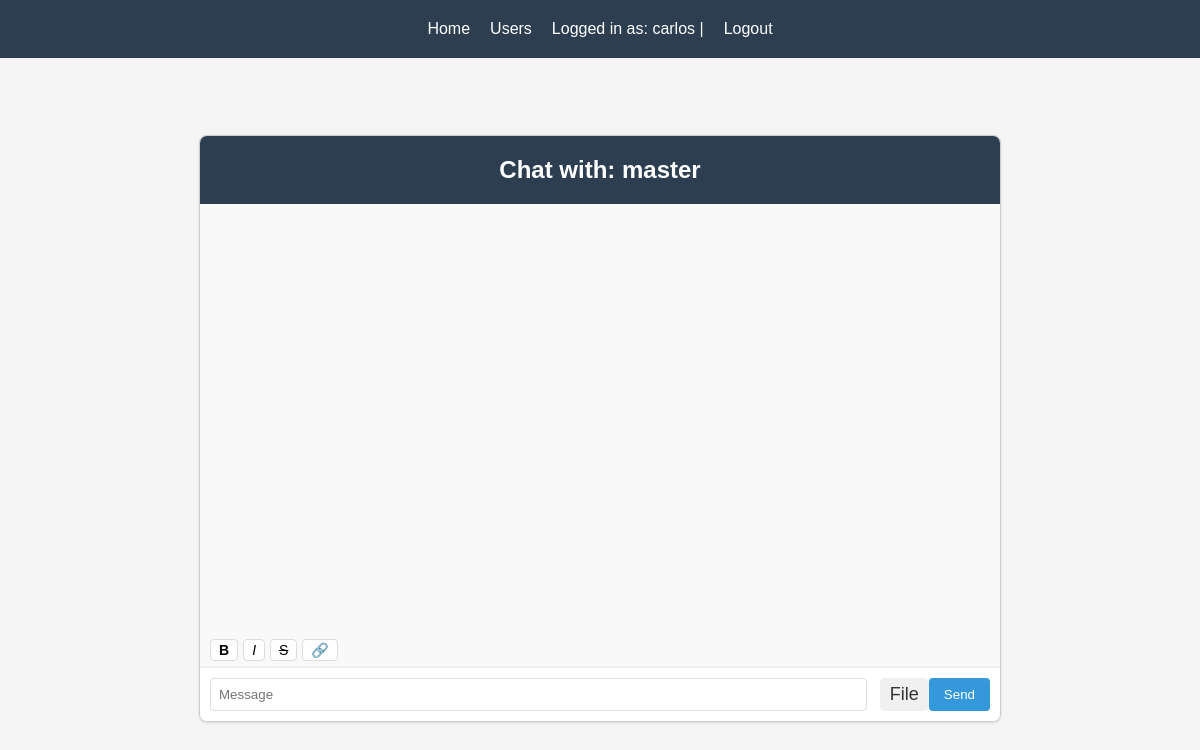
Page /direct_chat/2 (signed in) on the earlier database version.
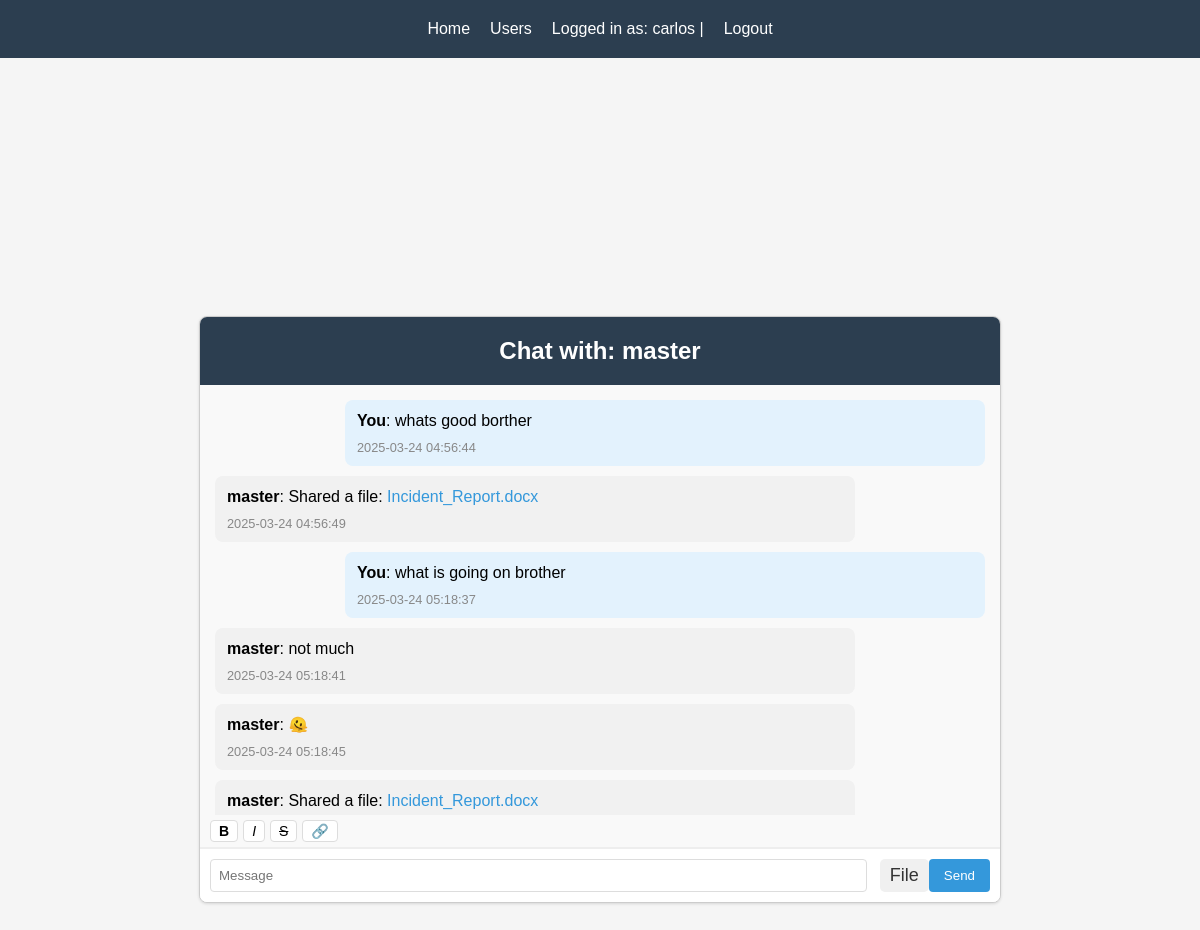
Same page on the later database version.
### model.py (models this page shows, shortened)
class User(db.Model):
    id = db.Column(db.Integer, primary_key=True)
    username = db.Column(db.String(80), unique=True, nullable=False)
    email = db.Column(db.String(120), unique=True, nullable=False)
    password_hash = db.Column(db.String(128), nullable=False)
    created_at = db.Column(db.DateTime, default=datetime.utcnow)
    failed_login_attempts = db.Column(db.Integer, default=0)
    last_failed_login = db.Column(db.DateTime, nullable=True)
    is_locked = db.Column(db.Boolean, default=False)

class DirectMessage(db.Model):
    id = db.Column(db.Integer, primary_key=True)
    sender_id = db.Column(db.Integer, db.ForeignKey('user.id'), nullable=False)
    recipient_id = db.Column(db.Integer, db.ForeignKey('user.id'), nullable=False)
    content = db.Column(db.Text, nullable=False)
    timestamp = db.Column(db.DateTime, default=datetime.utcnow)
    is_read = db.Column(db.Boolean, default=False)
    is_file = db.Column(db.Boolean, default=False)
    file_id = db.Column(db.Integer, db.ForeignKey('shared_file.id'), nullable=True)
    sender = db.relationship('User', foreign_keys=[sender_id], backref='sent_messages')
    recipient = db.relationship('User', foreign_keys=[recipient_id], backref='received_messages')
    shared_file = db.relationship('SharedFile', foreign_keys=[file_id], backref=db.backref('message_ref', uselist=False))

### main.py (the view)
@app.route("/direct_chat/<int:user_id>")
def direct_chat(user_id):
    if not session.get("user_id"):
        return redirect(url_for("login"))
    if not session.get("username"):
        return redirect(url_for("logout"))
    other_user = User.query.get_or_404(user_id)
    messages = DirectMessage.query.filter(
        or_(
            and_(DirectMessage.sender_id == session["user_id"],
                 DirectMessage.recipient_id == user_id),
            and_(DirectMessage.sender_id == user_id,
                 DirectMessage.recipient_id == session["user_id"])
        )
    ).order_by(DirectMessage.timestamp).all()
    return render_template("direct_chat.html",
                           other_user=other_user,
                           messages=messages)

### main.py (called while the page is built)
@app.context_processor
def utility_processor():
    return dict(get_file_icon_class=get_file_icon_class)

### templates/direct_chat.html (shortened to what this page needs)
{% extends 'base.html' %} {% block content %}
<div class="message-box">
  <h2>Chat with: {{other_user.username}}</h2>
  <div class="messages" id="messages">
    {% if messages %}
      {% for msg in messages %}
      <div class="text {% if msg.sender_id == session.user_id %}sent{% else %}received{% endif %}">
        <span>
          <strong>{{ msg.sender.username if msg.sender_id != session.user_id else 'You' }}</strong>:
          {% if msg.is_file %}
            Shared a file: <a href="/download_file/{{ msg.file_id }}" target="_blank">{{ msg.content.replace('Shared a file: ', '') }}</a>
          {% else %}
            {{ msg.content }}
          {% endif %}
        </span>
        <span class="muted">
          {{ msg.timestamp.strftime('%Y-%m-%d %H:%M:%S') }}
        </span>
      </div>
      {% endfor %}
    {% endif %}
  </div>
  <div class="format-toolbar">
    <button type="button" class="format-btn" title="Bold" onclick="insertFormatting('**', '**')"><strong>B</strong></button>
    <button type="button" class="format-btn" title="Italic" onclick="insertFormatting('*', '*')"><em>I</em></button>
    <button type="button" class="format-btn" title="Strikethrough" onclick="insertFormatting('~~', '~~')"><del>S</del></button>
    <button type="button" class="format-btn" title="Link" onclick="insertLink()">🔗</button>
  </div>
  <div class="inputs">
    <input type="text" placeholder="Message" name="message" id="message" />
    <button type="button" id="file-btn" onclick="document.getElementById('file-upload').click()">
      File
    </button>
    <button type="button" name="send" id="send-btn" onClick="sendDirectMessage()">
      Send
    </button>
  </div>
</div>
{% endblock %}

### templates/base.html (shortened to what this page needs)
<!DOCTYPE html>
<html lang="en">
  <head>
    <link rel="stylesheet" href="{{url_for('static', filename='css/style.css')}}" />
    <link rel="stylesheet" href="https://cdn.jsdelivr.net/npm/emoji-picker-element@^1/index.css" />
  </head>
  <body>
    {% if session.get('user_id') %}
    <div class="header">
      <div class="user-info">
        {% if session.username %}
          <div class="nav-links">
            <a href="{{ url_for('home') }}">Home</a>
            <a href="{{ url_for('users') }}">Users</a>
            Logged in as: {{ session.username }} | <a href="{{ url_for('logout') }}">Logout</a>
          </div>
        {% endif %}
      </div>
    </div>
    {% endif %}
    <div class="content">{% block content %} {% endblock %}</div>
  </body>
</html>

### static/css/style.css (style rules this page uses)
body { font-family: 'Arial', sans-serif; line-height: 1.6; margin: 0; padding: 0; background-color: #f5f5f5; display: flex; flex-direction: column; min-height: 100vh; }
.header { background-color: #2c3e50; color: white; padding: 1rem; text-align: center; }
.content { flex: 1; display: flex; justify-content: center; align-items: center; padding: 20px; }
.nav-links { display: flex; justify-content: center; gap: 20px; }
.nav-links a { color: white; text-decoration: none; }
.message-box { width: 90%; max-width: 800px; margin: 20px auto; border: 1px solid #ccc; border-radius: 8px; overflow: hidden; box-shadow: 0 1px 3px rgba(0,0,0,0.12); background-color: white; }
.message-box h2 { background-color: #2c3e50; color: white; margin: 0; padding: 15px; text-align: center; }
.messages { height: 400px; overflow-y: auto; padding: 15px; background-color: #f9f9f9; }
.inputs { display: flex; padding: 10px; background-color: #fff; border-top: 1px solid #eee; }
.inputs input[type="text"] { flex: 1; padding: 8px; border: 1px solid #ddd; border-radius: 4px; margin-right: 8px; }
.inputs button { background-color: #3498db; color: white; border: none; padding: 8px 15px; border-radius: 4px; cursor: pointer; }
.text { margin-bottom: 10px; padding: 8px 12px; border-radius: 8px; max-width: 80%; word-wrap: break-word; }
.text.sent { background-color: #e3f2fd; margin-left: auto; }
.text.received { background-color: #f1f1f1; }
.muted { font-size: 0.8em; color: #888; display: block; margin-top: 4px; }
#file-btn { background-color: #f0f0f0; border: none; border-radius: 5px; cursor: pointer; font-size: 18px; padding: 5px 10px; margin-left: 5px; color: #333; }
.format-toolbar { display: flex; gap: 5px; padding: 5px 10px; background-color: #f9f9f9; border-bottom: 1px solid #eee; }
.format-btn { background-color: white; border: 1px solid #ddd; border-radius: 4px; padding: 2px 8px; font-size: 14px; cursor: pointer; transition: background-color 0.2s; }
.text a { color: #3498db; text-decoration: none; }

Differences in the rows shown:
added DirectMessage: sender "You", content "whats good borther", timestamp "2025-03-24 04:56:44"
added DirectMessage: sender "master", content.replace "Incident_Report.docx", timestamp "2025-03-24 04:56:49"
added DirectMessage: sender "You", content "what is going on brother", timestamp "2025-03-24 05:18:37"
added DirectMessage: sender "master", content "not much", timestamp "2025-03-24 05:18:41"
added DirectMessage: sender "master", content "🫠", timestamp "2025-03-24 05:18:45"
added DirectMessage: sender "master", content.replace "Incident_Report.docx"
